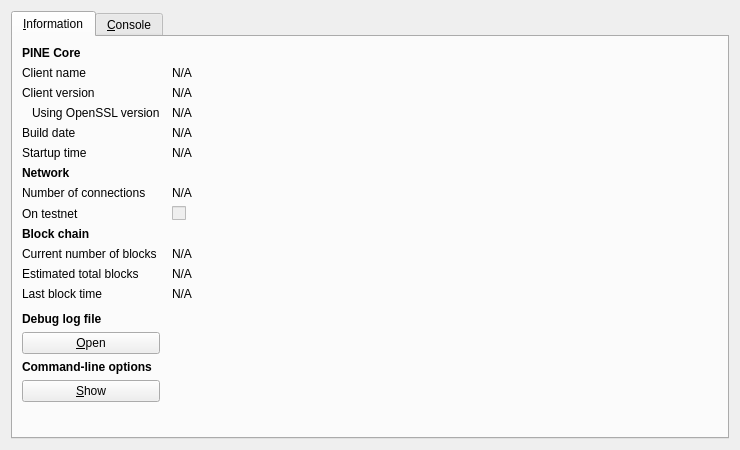
<?xml version="1.0" encoding="UTF-8"?>
<ui version="4.0">
 <class>RPCConsole</class>
 <widget class="QDialog" name="RPCConsole">
  <property name="geometry">
   <rect>
    <x>0</x>
    <y>0</y>
    <width>740</width>
    <height>450</height>
   </rect>
  </property>
  <property name="windowTitle">
   <string>PINE - Debug window</string>
  </property>
  <layout class="QVBoxLayout" name="verticalLayout_2">
   <item>
    <widget class="QTabWidget" name="tabWidget">
     <property name="currentIndex">
      <number>0</number>
     </property>
     <widget class="QWidget" name="tab_info">
      <attribute name="title">
       <string>&amp;Information</string>
      </attribute>
      <layout class="QGridLayout" name="gridLayout" columnstretch="0,1">
       <property name="horizontalSpacing">
        <number>12</number>
       </property>
       <item row="0" column="0">
        <widget class="QLabel" name="label_9">
         <property name="font">
          <font>
           <weight>75</weight>
           <bold>true</bold>
          </font>
         </property>
         <property name="text">
          <string>PINE Core</string>
         </property>
        </widget>
       </item>
       <item row="1" column="0">
        <widget class="QLabel" name="label_5">
         <property name="text">
          <string>Client name</string>
         </property>
        </widget>
       </item>
       <item row="1" column="1">
        <widget class="QLabel" name="clientName">
         <property name="cursor">
          <cursorShape>IBeamCursor</cursorShape>
         </property>
         <property name="text">
          <string>N/A</string>
         </property>
         <property name="textFormat">
          <enum>Qt::PlainText</enum>
         </property>
         <property name="textInteractionFlags">
          <set>Qt::LinksAccessibleByMouse|Qt::TextSelectableByKeyboard|Qt::TextSelectableByMouse</set>
         </property>
        </widget>
       </item>
       <item row="2" column="0">
        <widget class="QLabel" name="label_6">
         <property name="text">
          <string>Client version</string>
         </property>
        </widget>
       </item>
       <item row="2" column="1">
        <widget class="QLabel" name="clientVersion">
         <property name="cursor">
          <cursorShape>IBeamCursor</cursorShape>
         </property>
         <property name="text">
          <string>N/A</string>
         </property>
         <property name="textFormat">
          <enum>Qt::PlainText</enum>
         </property>
         <property name="textInteractionFlags">
          <set>Qt::LinksAccessibleByMouse|Qt::TextSelectableByKeyboard|Qt::TextSelectableByMouse</set>
         </property>
        </widget>
       </item>
       <item row="3" column="0">
        <widget class="QLabel" name="label_14">
         <property name="text">
          <string>Using OpenSSL version</string>
         </property>
         <property name="indent">
          <number>10</number>
         </property>
        </widget>
       </item>
       <item row="3" column="1">
        <widget class="QLabel" name="openSSLVersion">
         <property name="cursor">
          <cursorShape>IBeamCursor</cursorShape>
         </property>
         <property name="text">
          <string>N/A</string>
         </property>
         <property name="textFormat">
          <enum>Qt::PlainText</enum>
         </property>
         <property name="textInteractionFlags">
          <set>Qt::LinksAccessibleByMouse|Qt::TextSelectableByKeyboard|Qt::TextSelectableByMouse</set>
         </property>
        </widget>
       </item>
       <item row="4" column="0">
        <widget class="QLabel" name="label_12">
         <property name="text">
          <string>Build date</string>
         </property>
        </widget>
       </item>
       <item row="4" column="1">
        <widget class="QLabel" name="buildDate">
         <property name="cursor">
          <cursorShape>IBeamCursor</cursorShape>
         </property>
         <property name="text">
          <string>N/A</string>
         </property>
         <property name="textFormat">
          <enum>Qt::PlainText</enum>
         </property>
         <property name="textInteractionFlags">
          <set>Qt::LinksAccessibleByMouse|Qt::TextSelectableByKeyboard|Qt::TextSelectableByMouse</set>
         </property>
        </widget>
       </item>
       <item row="5" column="0">
        <widget class="QLabel" name="label_13">
         <property name="text">
          <string>Startup time</string>
         </property>
        </widget>
       </item>
       <item row="5" column="1">
        <widget class="QLabel" name="startupTime">
         <property name="cursor">
          <cursorShape>IBeamCursor</cursorShape>
         </property>
         <property name="text">
          <string>N/A</string>
         </property>
         <property name="textFormat">
          <enum>Qt::PlainText</enum>
         </property>
         <property name="textInteractionFlags">
          <set>Qt::LinksAccessibleByMouse|Qt::TextSelectableByKeyboard|Qt::TextSelectableByMouse</set>
         </property>
        </widget>
       </item>
       <item row="6" column="0">
        <widget class="QLabel" name="label_11">
         <property name="font">
          <font>
           <weight>75</weight>
           <bold>true</bold>
          </font>
         </property>
         <property name="text">
          <string>Network</string>
         </property>
        </widget>
       </item>
       <item row="7" column="0">
        <widget class="QLabel" name="label_7">
         <property name="text">
          <string>Number of connections</string>
         </property>
        </widget>
       </item>
       <item row="7" column="1">
        <widget class="QLabel" name="numberOfConnections">
         <property name="cursor">
          <cursorShape>IBeamCursor</cursorShape>
         </property>
         <property name="text">
          <string>N/A</string>
         </property>
         <property name="textFormat">
          <enum>Qt::PlainText</enum>
         </property>
         <property name="textInteractionFlags">
          <set>Qt::LinksAccessibleByMouse|Qt::TextSelectableByKeyboard|Qt::TextSelectableByMouse</set>
         </property>
        </widget>
       </item>
       <item row="8" column="0">
        <widget class="QLabel" name="label_8">
         <property name="text">
          <string>On testnet</string>
         </property>
        </widget>
       </item>
       <item row="8" column="1">
        <widget class="QCheckBox" name="isTestNet">
         <property name="enabled">
          <bool>false</bool>
         </property>
         <property name="text">
          <string/>
         </property>
        </widget>
       </item>
       <item row="9" column="0">
        <widget class="QLabel" name="label_10">
         <property name="font">
          <font>
           <weight>75</weight>
           <bold>true</bold>
          </font>
         </property>
         <property name="text">
          <string>Block chain</string>
         </property>
        </widget>
       </item>
       <item row="10" column="0">
        <widget class="QLabel" name="label_3">
         <property name="text">
          <string>Current number of blocks</string>
         </property>
        </widget>
       </item>
       <item row="10" column="1">
        <widget class="QLabel" name="numberOfBlocks">
         <property name="cursor">
          <cursorShape>IBeamCursor</cursorShape>
         </property>
         <property name="text">
          <string>N/A</string>
         </property>
         <property name="textFormat">
          <enum>Qt::PlainText</enum>
         </property>
         <property name="textInteractionFlags">
          <set>Qt::LinksAccessibleByMouse|Qt::TextSelectableByKeyboard|Qt::TextSelectableByMouse</set>
         </property>
        </widget>
       </item>
       <item row="11" column="0">
        <widget class="QLabel" name="label_4">
         <property name="text">
          <string>Estimated total blocks</string>
         </property>
        </widget>
       </item>
       <item row="11" column="1">
        <widget class="QLabel" name="totalBlocks">
         <property name="cursor">
          <cursorShape>IBeamCursor</cursorShape>
         </property>
         <property name="text">
          <string>N/A</string>
         </property>
         <property name="textFormat">
          <enum>Qt::PlainText</enum>
         </property>
         <property name="textInteractionFlags">
          <set>Qt::LinksAccessibleByMouse|Qt::TextSelectableByKeyboard|Qt::TextSelectableByMouse</set>
         </property>
        </widget>
       </item>
       <item row="12" column="0">
        <widget class="QLabel" name="label_2">
         <property name="text">
          <string>Last block time</string>
         </property>
        </widget>
       </item>
       <item row="12" column="1">
        <widget class="QLabel" name="lastBlockTime">
         <property name="cursor">
          <cursorShape>IBeamCursor</cursorShape>
         </property>
         <property name="text">
          <string>N/A</string>
         </property>
         <property name="textFormat">
          <enum>Qt::PlainText</enum>
         </property>
         <property name="textInteractionFlags">
          <set>Qt::LinksAccessibleByMouse|Qt::TextSelectableByKeyboard|Qt::TextSelectableByMouse</set>
         </property>
        </widget>
       </item>
       <item row="13" column="0">
        <spacer name="verticalSpacer_2">
         <property name="orientation">
          <enum>Qt::Vertical</enum>
         </property>
         <property name="sizeHint" stdset="0">
          <size>
           <width>20</width>
           <height>20</height>
          </size>
         </property>
        </spacer>
       </item>
       <item row="14" column="0">
        <widget class="QLabel" name="labelDebugLogfile">
         <property name="font">
          <font>
           <weight>75</weight>
           <bold>true</bold>
          </font>
         </property>
         <property name="text">
          <string>Debug log file</string>
         </property>
        </widget>
       </item>
       <item row="15" column="0">
        <widget class="QPushButton" name="openDebugLogfileButton">
         <property name="toolTip">
          <string>Open the PINE debug log file from the current data directory. This can take a few seconds for large log files.</string>
         </property>
         <property name="text">
          <string>&amp;Open</string>
         </property>
         <property name="autoDefault">
          <bool>false</bool>
         </property>
        </widget>
       </item>
       <item row="16" column="0">
        <widget class="QLabel" name="labelCLOptions">
         <property name="font">
          <font>
           <weight>75</weight>
           <bold>true</bold>
          </font>
         </property>
         <property name="text">
          <string>Command-line options</string>
         </property>
        </widget>
       </item>
       <item row="17" column="0">
        <widget class="QPushButton" name="showCLOptionsButton">
         <property name="toolTip">
          <string>Show the PINE-Qt help message to get a list with possible PINE command-line options.</string>
         </property>
         <property name="text">
          <string>&amp;Show</string>
         </property>
         <property name="autoDefault">
          <bool>false</bool>
         </property>
        </widget>
       </item>
       <item row="18" column="0">
        <spacer name="verticalSpacer">
         <property name="orientation">
          <enum>Qt::Vertical</enum>
         </property>
         <property name="sizeHint" stdset="0">
          <size>
           <width>20</width>
           <height>40</height>
          </size>
         </property>
        </spacer>
       </item>
      </layout>
     </widget>
     <widget class="QWidget" name="tab_console">
      <attribute name="title">
       <string>&amp;Console</string>
      </attribute>
      <layout class="QVBoxLayout" name="verticalLayout_3">
       <property name="spacing">
        <number>3</number>
       </property>
       <item>
        <widget class="QTextEdit" name="messagesWidget">
         <property name="minimumSize">
          <size>
           <width>0</width>
           <height>100</height>
          </size>
         </property>
         <property name="readOnly">
          <bool>true</bool>
         </property>
         <property name="tabKeyNavigation" stdset="0">
          <bool>false</bool>
         </property>
         <property name="columnCount" stdset="0">
          <number>2</number>
         </property>
        </widget>
       </item>
       <item>
        <layout class="QHBoxLayout" name="horizontalLayout">
         <property name="spacing">
          <number>3</number>
         </property>
         <item>
          <widget class="QLabel" name="label">
           <property name="text">
            <string notr="true">&gt;</string>
           </property>
          </widget>
         </item>
         <item>
          <widget class="QLineEdit" name="lineEdit"/>
         </item>
         <item>
          <widget class="QPushButton" name="clearButton">
           <property name="maximumSize">
            <size>
             <width>24</width>
             <height>24</height>
            </size>
           </property>
           <property name="toolTip">
            <string>Clear console</string>
           </property>
           <property name="text">
            <string/>
           </property>
           <property name="icon">
            <iconset resource="../bitcoin.qrc">
             <normaloff>:/icons/remove</normaloff>:/icons/remove</iconset>
           </property>
           <property name="shortcut">
            <string notr="true">Ctrl+L</string>
           </property>
           <property name="autoDefault">
            <bool>false</bool>
           </property>
          </widget>
         </item>
        </layout>
       </item>
      </layout>
     </widget>
    </widget>
   </item>
  </layout>
 </widget>
 <resources>
  <include location="../bitcoin.qrc"/>
 </resources>
 <connections/>
</ui>
